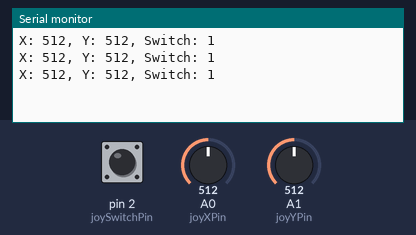
The sketch below on a simulated Arduino Uno, built with avr-gcc and run on an emulated ATmega328P. On the bench: the last lines printed to the serial monitor. Inputs (shaded band) come from the test bench; at power-on: A0 (joyXPin) = 512, A1 (joyYPin) = 512, pin 2 (joySwitchPin) HIGH.

Above: at 1.3 s.
1.4 s: A0 (joyXPin) set to 716
At 1.9 s:
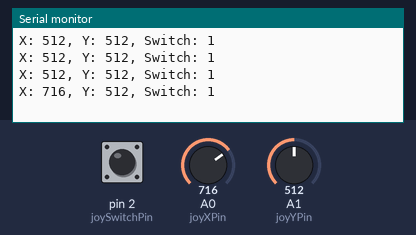
2.9 s: A1 (joyYPin) set to 716
At 3.4 s:
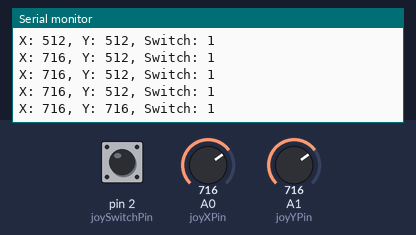
4.4 s: pin 2 (joySwitchPin) pulled LOW for 0.6 s
At 4.9 s:
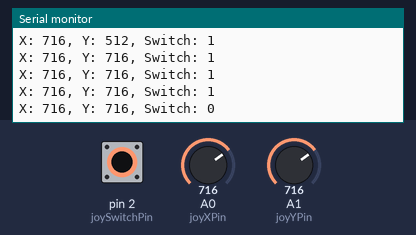
6.5 s: A0 (joyXPin) set to 900
At 6.9 s:
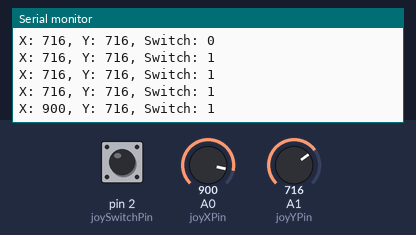
8.0 s: pin 2 (joySwitchPin) pulled LOW for 1 s
At 8.4 s:
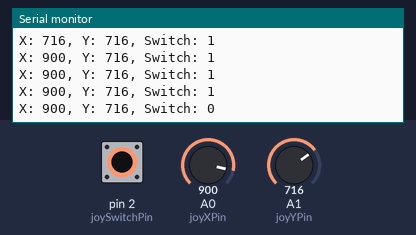
10.5 s: A1 (joyYPin) set to 900
At 10.9 s:
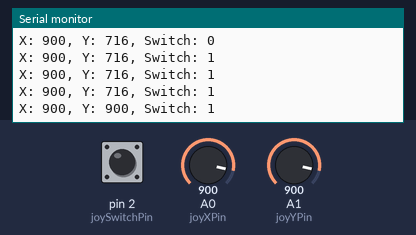
Timing chart, 0 to 13.0 s (numbered marks = the images above; inputs shaded):
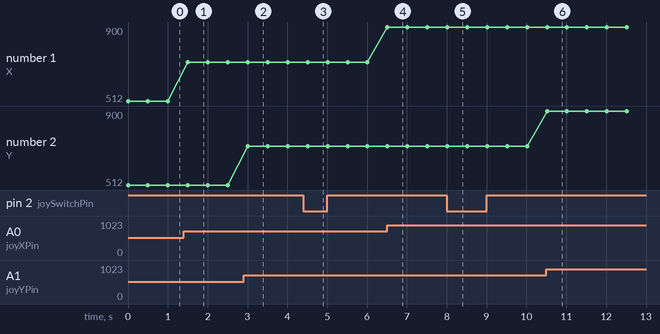

The sketch:

joystick.ino
```cpp
// Define the analog pin connected to joystick X axis
const int joyXPin = A0;
// Define the analog pin connected to joystick Y axis
const int joyYPin = A1;
// Define the digital pin connected to joystick switch
const int joySwitchPin = 2;

void setup() {
  // Initialize serial communication for debugging
  Serial.begin(9600);

  // Set joystick X axis pin as input
  pinMode(joyXPin, INPUT);
  // Set joystick Y axis pin as input
  pinMode(joyYPin, INPUT);

  // Set joystick switch pin as input with internal pull-up resistor
  pinMode(joySwitchPin, INPUT_PULLUP);
  // Set initial state of the switch pin to HIGH
  digitalWrite(joySwitchPin, HIGH);
}


void loop() {
  // Read X axis value from joystick
  int joyXValue = analogRead(joyXPin);
  // Read Y axis value from joystick
  int joyYValue = analogRead(joyYPin);
  // Read switch state from joystick
  int switchState = digitalRead(joySwitchPin);

  // Print the X and Y axis values and switch state to the serial monitor
  Serial.print("X: ");
  Serial.print(joyXValue);
  Serial.print(", Y: ");
  Serial.print(joyYValue);
  Serial.print(", Switch: ");
  Serial.println(switchState);

  // Adjust the delay as needed
  delay(500);
}
```

Measured:
- after the input at 1.4 s, the serial monitor: prints a new line after 0.10 s (image 1)
- after the input at 2.9 s, the serial monitor: prints a new line after 0.11 s (image 2)
- after the input at 4.4 s, the serial monitor: prints a new line after 0.11 s (image 3)
- after the input at 6.5 s, the serial monitor: prints a new line at once (image 4)
- after the input at 8.0 s, the serial monitor: prints a new line at once (image 5)
- after the input at 10.5 s, the serial monitor: prints a new line at once (image 6)
- plotted number 1: 512 → 716 after the input at 1.4 s, 716 → 900 after the input at 6.5 s
